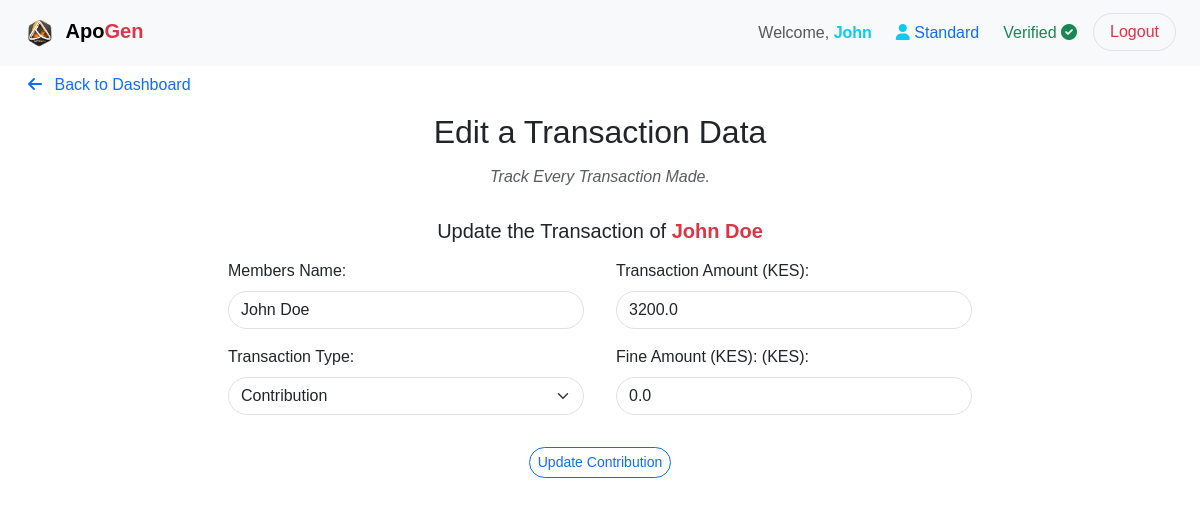
/edit_contribution/1 (signed in), run on the app's committed database.
### app/server/database/models.py (models this page shows)
class User(UserMixin, db.Model):
    id = db.Column(db.Integer, primary_key=True)
    first_name = db.Column(db.String(255), nullable=False)
    last_name = db.Column(db.String(255), nullable=False)
    email = db.Column(db.String(255), unique=True, nullable=False)
    mobile_number = db.Column(db.String(15), nullable=False)
    id_number = db.Column(db.String(20), unique=True, nullable=False)
    education_level = db.Column(db.String(50), nullable=False)
    occupation = db.Column(db.String(255), nullable=False)
    dob = db.Column(db.Date, nullable=False)
    password = db.Column(db.String(255), nullable=False)
    membership = db.Column(db.Boolean, default=False, nullable=False)
    verification_status = db.Column(db.Boolean, default=False, nullable=False)
    profile_picture = db.Column(db.String(255))
    timestamp = db.Column(db.DateTime, default=datetime.now(timezone.utc) + timedelta(hours=3), nullable=False)
    role_id = db.Column(db.Integer, db.ForeignKey('role.id'), nullable=False)
    role = db.relationship('Role', backref='users')
    loans = db.relationship('Loan', backref='guarantor', lazy=True)
    contributions = db.relationship('Contribution', backref='user', lazy=True)

class Role(db.Model):
    id = db.Column(db.Integer, primary_key=True)
    name = db.Column(db.String(50), unique=True, nullable=False)

class Contribution(db.Model):
    id = db.Column(db.Integer, primary_key=True)
    contributor = db.Column(db.String(255), nullable=False)
    amount = db.Column(db.Float, nullable=False)
    transaction_type = db.Column(db.Boolean, nullable=False)
    fine_amount = db.Column(db.Float, default=0, nullable=False)
    timestamp = db.Column(db.DateTime, nullable=True)
    user_id = db.Column(db.Integer, db.ForeignKey('user.id'), nullable=False)

### app/server/routes.py (the view, shortened to what this page needs)
@routes.route('/edit_contribution/<int:contribution_id>', methods=['GET', 'POST'])
@login_required
def edit_contribution(contribution_id):
    contribution = Contribution.query.get_or_404(contribution_id)
    form = EditContributionForm(request.form, obj=contribution)
    return render_template('common/edit_contribution.html', contribution=contribution, edit_contribution_form=form, contributor_name=contribution.contributor)

### app/server/forms/forms.py
class EditContributionForm(FlaskForm):
    amount = FloatField('Contribution Amount (KES)', validators=[InputRequired(), NumberRange(min=0)])
    transaction_type = SelectField('Payment Status', choices=[('true', 'Paid'), ('false', 'Not Paid')], validators=[InputRequired()])
    fine_amount = FloatField('Fine Amount (KES)', validators=[NumberRange(min=0)])

### app/server/routes.py (called while the page is built)
@login_manager.user_loader
def load_user(user_id):
    return db.session.get(User, int(user_id))

@routes.context_processor
def inject_now():
    return {'now': datetime.utcnow() + timedelta(hours=3)}

### app/client/templates/common/edit_contribution.html (shortened to what this page needs)
{% extends 'base.html' %}
{% block content %}
<div class="container-fluid">
    <ul class="nav nav-pills justify-content-start border-0">
        <li class="nav-item">
            <a class="nav-link rounded-pill" href="{{ url_for('routes.dashboard') }}">
                <i class="fas fa-arrow-left me-2"></i> Back to Dashboard
            </a>
        </li>
    </ul>
    <div class="col-md-8 mx-auto mb-3">
        <div class="h2 text-center text-dark mb-3 mt-2">Edit a Transaction Data</div>
        <div class="h6 text-center fst-italic text-muted">Track Every Transaction Made.</div>
        <div class="container p-3 mb-3">
            <form action="{{ url_for('routes.edit_contribution', contribution_id=contribution.id) }}" method="post">
              <div class="card-header h5 text-center text-dark mb-3 mt-2">Update the Transaction of <b class="text-danger">{{ contributor_name.title() }}</b></div>
                <div class="card-body row">
                    <div class="col-md-6 mb-3 px-3">
                        <label for="members_name" class="form-label">Members Name:</label>
                        <input type="text" class="form-control rounded-pill" value="{{ contributor_name.title() }}" readonly>
                    </div>
                    <div class="col-md-6 mb-3 px-3">
                        <label for="amount" class="form-label">Transaction Amount (KES):</label>
                        <input
                        type="number"
                        class="form-control rounded-pill"
                        id="amount"
                        name="amount"
                        min="0"
                        step="0.01"
                        value="{{ contribution.amount }}"
                        required
                        />
                    </div>
                    <div class="col-md-6 mb-3 px-3">
                        <label for="transaction_type" class="form-label">Transaction Type:</label>
                        <select class="form-select rounded-pill" id="transaction_type" name="transaction_type" required>
                            <option value="true" {% if contribution.transaction_type %}selected{% endif %}>Contribution</option>
                        </select>
                    </div>
                    <div class="col-md-6 mb-3 px-3">
                        <label for="fine_amount" class="form-label" id="fine-amount-label">
                            {% if contribution.transaction_type %} Fine Amount (KES): (KES):{% else %}Transaction Cost (KES):{% endif %}
                        </label>
                        <input
                            type="number"
                            class="form-control rounded-pill"
                            id="fine_amount"
                            name="fine_amount"
                            min="0"
                            step="0.01"
                            value="{{ contribution.fine_amount }}"
                        />
                    </div>
                </div>
                <div class="card-footer text-center mt-3">
                    <button type="submit" class="btn btn-sm btn-outline-primary rounded-pill">
                      Update Contribution
                    </button>
                </div>
            </form>
        </div>
    </div>
</div>
{% endblock %}

### app/client/templates/navs/navbar.html (shortened to what this page needs)
{% if not hide_navbar %}
<nav class="navbar navbar-expand-lg fixed-top bg-light">
  <div class="container-fluid mx-2">
    <a class="navbar-brand" href="#TOP">
      <img
        src="{{ url_for('static', filename='images/logo.png') }}"
        alt="Company Logo"
        height="40"
      />
      <span class="fw-bold">Apo</span
      ><span class="text-danger fw-bold">Gen</span>
    </a>
    <div class="collapse navbar-collapse justify-content-end" id="navbarNav">
      <ul class="navbar-nav">
        <li class="nav-item mx-1">
          <span class="nav-link">
            Welcome,
            <b class="text-info">{{ current_user.first_name.title() }}</b>
          </span>
        </li>
        <li class="nav-item mx-1">
          <span class="nav-link">
            <i class="fas fa-user text-info"></i>
            <span class="text-primary">
              {{ current_user.role.name.title() }}
            </span>
          </span>
        </li>
        <li class="nav-item mx-1">
          <span class="nav-link">
            {% if current_user.verification_status %}
            <span class="text-success">Verified</span>
            <i class="fas fa-check-circle text-success"></i>
            {% else %}
            <span class="text-danger">Not Verified</span>
            <i class="fas fa-times-circle text-danger"></i>
            {% endif %}
          </span>
        </li>
        <li class="nav-item mx-1">
          <a
            class="btn btn-outline-danger border rounded-pill px-3"
            href="{{ url_for('routes.logout') }}"
            onclick="localStorage.clear();"
            >Logout</a
          >
        </li>
      </ul>
    </div>
  </div>
</nav>
{% endif %}

### app/client/static/css/style.css (style rules this page uses)
*, *::before, *::after { margin: 0; padding: 0; box-sizing: border-box; }
li { list-style: none; }
button, input, textarea { background: none; border: none; font: inherit; }
button { cursor: pointer; }
input, textarea { width: 100%; }
body { margin: 0; font-family: Arial, sans-serif; overflow-y: scroll; }
.card-footer { overflow: hidden; }

### data on the page
User: first_name "John"
Role: role.name "Standard"
Contribution: title "John Doe", amount "3200.0", transaction_type "Contribution", fine_amount "0.0"
